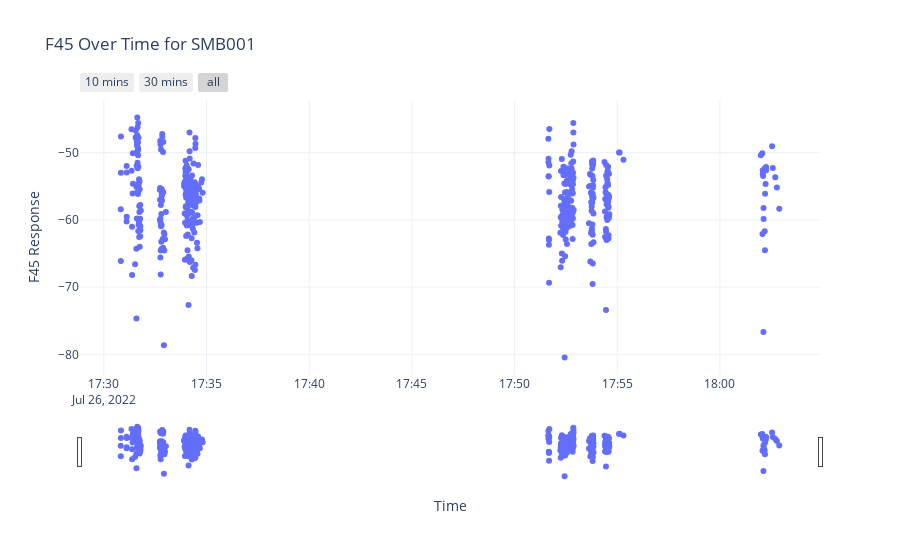

This figure's notebook cell:
### Code cell
# Filter for the specific fish (e.g., SMB001)
df_SMB001 = df[df['fishNum'] == 'SMB001']

# Create the interactive plot
fig = go.Figure()

fig.add_trace(go.Scatter(
    x=df_SMB001['Ping_time'], 
    y=df_SMB001['F45'], 
    mode='markers',  # Markers help visualize missing points
    name='F45',
    connectgaps=False,  # Ensures missing time points are NOT connected
    hoverinfo="skip",  # Disable default hover
    hovertemplate="Time: %{x|%H:%M:%S.%f}<br>F45: %{y}<extra></extra>"  # Custom hover format
))

# Add interactive time slider and range selector
fig.update_layout(
    title="F45 Over Time for SMB001",
    xaxis_title="Time",
    yaxis_title="F45 Response",
    xaxis=dict(
        rangeselector=dict(
            buttons=[
                dict(count=10, label="10 mins", step="minute", stepmode="backward"),
                dict(count=30, label="30 mins", step="minute", stepmode="backward"),
                dict(step="all")
            ]
        ),
        rangeslider=dict(visible=True),  # Interactive sliding window
        type="date"
    ),
    template="plotly_white"
)
# Show the figure
fig.show()

### Figure 1 — Plotly figure (JSON) as saved in the notebook; plotly's stock layout.template omitted (floating-point values rounded to 4 significant figures; data arrays with more than 128 entries replaced by an {"elided": "..."} marker saying what was removed)
{"data": [{"connectgaps": false, "hoverinfo": "skip", "hovertemplate": "Time: %{x|%H:%M:%S.%f}<br>F45: %{y}<extra></extra>", "mode": "markers", "name": "F45", "type": "scatter", "x": {"elided": "446 str values"}, "y": {"elided": "446 float values"}}], "layout": {"title": {"text": "F45 Over Time for SMB001"}, "xaxis": {"rangeselector": {"buttons": [{"count": 10, "label": "10 mins", "step": "minute", "stepmode": "backward"}, {"count": 30, "label": "30 mins", "step": "minute", "stepmode": "backward"}, {"step": "all"}]}, "rangeslider": {"visible": true}, "title": {"text": "Time"}, "type": "date"}, "yaxis": {"title": {"text": "F45 Response"}}}}
